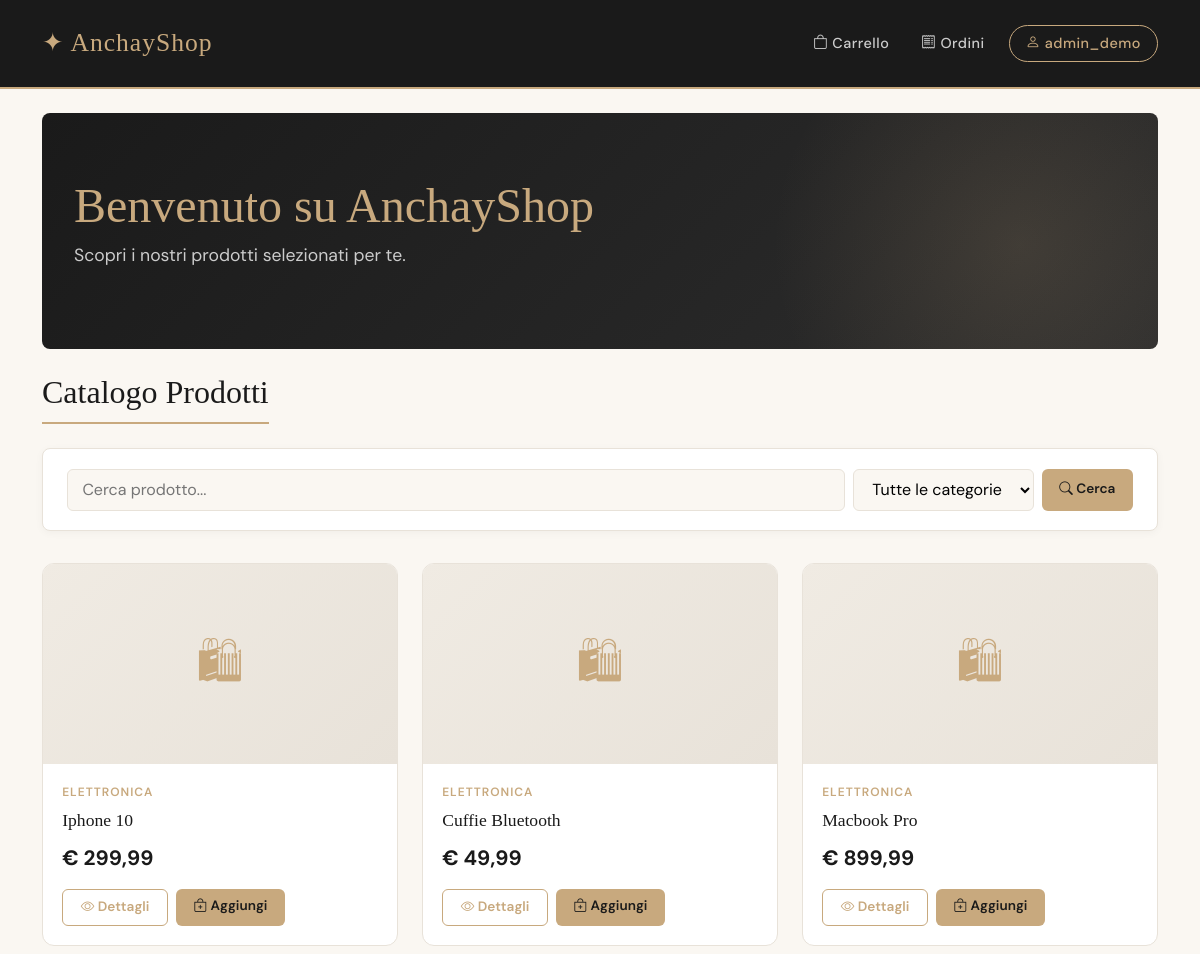
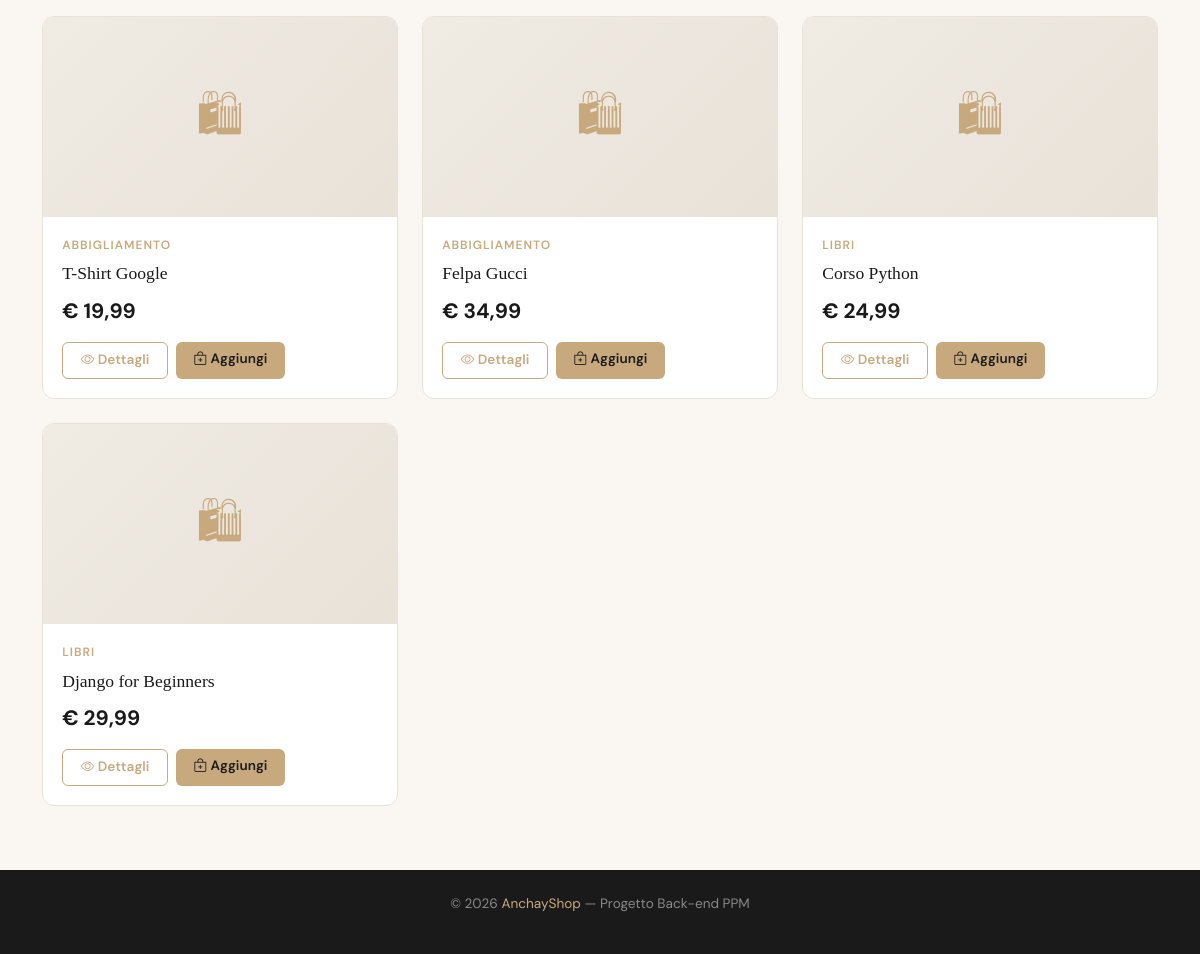
The app's page / (signed in) with its own data (2 pictures, top to bottom).
### accounts/models.py (models this page shows)
class CustomUser(AbstractUser):
    CUSTOMER = 'customer'
    MANAGER = 'manager'
    ROLE_CHOICES = [
        (CUSTOMER, 'Customer'),
        (MANAGER, 'Store Manager'),
    ]
    role = models.CharField(max_length=20, choices=ROLE_CHOICES, default=CUSTOMER)
    def is_manager(self):
        return self.role == self.MANAGER

### store/models.py (models this page shows, shortened)
class Product(models.Model):
    category = models.ForeignKey(Category, on_delete=models.CASCADE, related_name='products')
    name = models.CharField(max_length=200)
    description = models.TextField()
    price = models.DecimalField(max_digits=10, decimal_places=2)
    stock = models.PositiveIntegerField(default=0)
    image = models.ImageField(upload_to='products/', blank=True, null=True)
    available = models.BooleanField(default=True)
    created_at = models.DateTimeField(auto_now_add=True)

class Category(models.Model):
    name = models.CharField(max_length=100)
    slug = models.SlugField(unique=True)

### store/views.py (the view)
# urls.py: path('', views.ProductListView.as_view(), name='product_list'),
class ProductListView(ListView):
    model = Product
    template_name = 'store/product_list.html'
    context_object_name = 'products'
    def get_queryset(self):
        queryset = Product.objects.filter(available=True)
        query = self.request.GET.get('q')
        category_slug = self.request.GET.get('category')
        if query:
            queryset = queryset.filter(name__icontains=query)
        if category_slug:
            queryset = queryset.filter(category__slug=category_slug)
        return queryset
    def get_context_data(self, **kwargs):
        context = super().get_context_data(**kwargs)
        context['categories'] = Category.objects.all()
        return context

### templates/store/product_list.html (shortened to what this page needs)
{% extends 'base.html' %}
{% block content %}
<div class="hero-banner rounded-3 mb-4">
    <h1>Benvenuto su AnchayShop</h1>
    <p>Scopri i nostri prodotti selezionati per te.</p>
</div>
<h2 class="page-title">Catalogo Prodotti</h2>
<div class="search-bar d-flex gap-2 flex-wrap">
    <form method="get" class="d-flex gap-2 w-100">
        <input type="text" name="q" value="{{ request.GET.q }}" placeholder="Cerca prodotto..." class="flex-grow-1">
        <select name="category">
            <option value="">Tutte le categorie</option>
        </select>
        <button type="submit" class="btn btn-gold">
            <i class="bi bi-search"></i> Cerca
        </button>
    </form>
</div>
<div class="row g-4">
    {% for product in products %}
    <div class="col-md-4 col-sm-6">
        <div class="product-card">
            {% if product.image %}
                <img src="{{ product.image.url }}" alt="{{ product.name }}">
            {% else %}
                <div class="product-card-placeholder">🛍</div>
            {% endif %}
            <div class="product-card-body">
                <div class="product-category-badge">{{ product.category.name }}</div>
                <div class="product-name">{{ product.name }}</div>
                <div class="product-price mb-3">€ {{ product.price }}</div>
                <div class="d-flex gap-2">
                    <a href="{% url 'store:product_detail' product.pk %}" class="btn btn-outline-gold btn-sm">
                        <i class="bi bi-eye"></i> Dettagli
                    </a>
                    {% if user.is_authenticated %}
                        <a href="{% url 'store:add_to_cart' product.pk %}" class="btn btn-gold btn-sm">
                            <i class="bi bi-bag-plus"></i> Aggiungi
                        </a>
                    {% endif %}
                </div>
            </div>
        </div>
    </div>
    {% empty %}
        <div class="col-12">
            <p class="text-muted">Nessun prodotto trovato.</p>
        </div>
    {% endfor %}
</div>
{% endblock %}

### templates/base.html (shortened to what this page needs)
<!DOCTYPE html>
<html lang="it">
<head>
    <link href="https://cdn.jsdelivr.net/npm/bootstrap@5.3.0/dist/css/bootstrap.min.css" rel="stylesheet">
    <link href="https://cdn.jsdelivr.net/npm/bootstrap-icons@1.11.0/font/bootstrap-icons.css" rel="stylesheet">
</head>
<body>
<nav class="navbar navbar-expand-lg">
    <div class="container">
        <a class="navbar-brand" href="{% url 'store:product_list' %}">✦ AnchayShop</a>
        <div class="collapse navbar-collapse" id="navbarNav">
            <div class="navbar-nav ms-auto align-items-center">
                {% if user.is_authenticated %}
                    <a class="nav-link" href="{% url 'store:cart' %}">
                        <i class="bi bi-bag"></i> Carrello
                    </a>
                    <a class="nav-link" href="{% url 'store:order_list' %}">
                        <i class="bi bi-receipt"></i> Ordini
                    </a>
                    <a class="nav-link special" href="{% url 'accounts:logout' %}">
                        <i class="bi bi-person"></i> {{ user.username }}
                    </a>
                {% else %}
                    <a class="nav-link" href="{% url 'accounts:login' %}">Accedi</a>
                    <a class="nav-link special" href="{% url 'accounts:register' %}">Registrati</a>
                {% endif %}
            </div>
        </div>
    </div>
</nav>
<div class="container mt-4">
    {% block content %}{% endblock %}
</div>
<footer>
    <p>© 2026 <span>AnchayShop</span> — Progetto Back-end PPM</p>
</footer>
</body>
</html>

### templates/base.html (style rules this page uses)
:root { --cream: #FAF7F2; --dark: #1A1A1A; --accent: #C8A97E; --accent-dark: #A8895E; --muted: #6B6B6B; --card-bg: #FFFFFF; --border: #E8E2D9; }
* { box-sizing: border-box; }
body { font-family: 'DM Sans', sans-serif; background-color: var(--cream); color: var(--dark); min-height: 100vh; }
.navbar { background-color: var(--dark) !important; padding: 1.2rem 0; border-bottom: 2px solid var(--accent); }
.navbar-brand { font-family: 'Playfair Display', serif; font-size: 1.6rem; color: var(--accent) !important; letter-spacing: 1px; }
.nav-link { color: #ccc !important; font-size: 0.9rem; font-weight: 500; letter-spacing: 0.5px; padding: 0.4rem 1rem !important; transition: color 0.2s; }
.nav-link.special { border: 1px solid var(--accent); border-radius: 20px; color: var(--accent) !important; margin-left: 0.5rem; }
.hero-banner { background: linear-gradient(135deg, var(--dark) 0%, #2d2d2d 100%); color: white; padding: 4rem 2rem; margin-bottom: 3rem; position: relative; overflow: hidden; }
.hero-banner::before { content: ''; position: absolute; top: -50%; right: -10%; width: 500px; height: 500px; background: radial-gradient(circle, rgba(200,169,126,0.15) 0%, transparent 70%); border-radius: 50%; }
.hero-banner h1 { font-family: 'Playfair Display', serif; font-size: 3rem; color: var(--accent); }
.hero-banner p { color: #ccc; font-size: 1.1rem; max-width: 500px; }
.product-card { background: var(--card-bg); border: 1px solid var(--border); border-radius: 12px; overflow: hidden; transition: transform 0.25s, box-shadow 0.25s; height: 100%; }
.product-card-placeholder { width: 100%; height: 200px; background: linear-gradient(135deg, #f0ebe3, #e8e2d9); display: flex; align-items: center; justify-content: center; font-size: 3rem; color: var(--accent); }
.product-card-body { padding: 1.2rem; }
.product-category-badge { font-size: 0.75rem; font-weight: 600; text-transform: uppercase; letter-spacing: 1px; color: var(--accent); margin-bottom: 0.4rem; }
.product-name { font-family: 'Playfair Display', serif; font-size: 1.1rem; margin-bottom: 0.5rem; color: var(--dark); }
.product-price { font-size: 1.3rem; font-weight: 700; color: var(--dark); }
.btn-gold { background-color: var(--accent); color: var(--dark); border: none; font-weight: 600; border-radius: 6px; padding: 0.45rem 1.1rem; font-size: 0.85rem; transition: background-color 0.2s; }
.btn-outline-gold { border: 1.5px solid var(--accent); color: var(--accent); background: transparent; font-weight: 600; border-radius: 6px; padding: 0.45rem 1.1rem; font-size: 0.85rem; transition: all 0.2s; }
.search-bar { background: white; border: 1.5px solid var(--border); border-radius: 8px; padding: 1.2rem 1.5rem; margin-bottom: 2rem; box-shadow: 0 2px 8px rgba(0,0,0,0.04); }
.search-bar input, .search-bar select { border: 1.5px solid var(--border); border-radius: 6px; padding: 0.5rem 0.9rem; font-family: 'DM Sans', sans-serif; background: var(--cream); }
.page-title { font-family: 'Playfair Display', serif; font-size: 2rem; color: var(--dark); margin-bottom: 1.5rem; padding-bottom: 0.7rem; border-bottom: 2px solid var(--accent); display: inline-block; }
footer { background: var(--dark); color: #888; text-align: center; padding: 1.5rem; margin-top: 4rem; font-size: 0.85rem; }
footer span { color: var(--accent); }

### records on screen
CustomUser: username "admin_demo"
Product: category.name "ELETTRONICA", name "Iphone 10", price "299,99"
Product: category.name "ELETTRONICA", name "Cuffie Bluetooth", price "49,99"
Product: category.name "ELETTRONICA", name "Macbook Pro", price "899,99"
Product: category.name "ABBIGLIAMENTO", name "T-Shirt Google", price "19,99"
Product: category.name "ABBIGLIAMENTO", name "Felpa Gucci", price "34,99"
Product: category.name "LIBRI", name "Corso Python", price "24,99"
Product: category.name "LIBRI", name "Django for Beginners", price "29,99"
